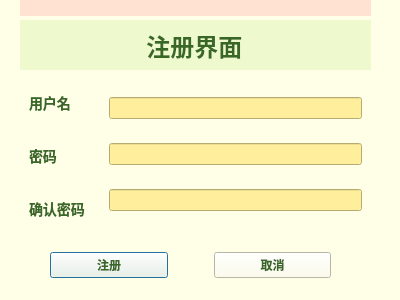
<?xml version="1.0" encoding="UTF-8"?>
<ui version="4.0">
 <class>RegisterDialog</class>
 <widget class="QDialog" name="RegisterDialog">
  <property name="geometry">
   <rect>
    <x>0</x>
    <y>0</y>
    <width>400</width>
    <height>300</height>
   </rect>
  </property>
  <property name="windowTitle">
   <string>Dialog</string>
  </property>
  <property name="styleSheet">
   <string notr="true">color:rgb(57, 103, 37);
background-color:rgb(255, 255, 232);
font:&quot;黑体&quot;</string>
  </property>
  <widget class="QWidget" name="widget_4" native="true">
   <property name="geometry">
    <rect>
     <x>50</x>
     <y>230</y>
     <width>281</width>
     <height>71</height>
    </rect>
   </property>
   <property name="styleSheet">
    <string notr="true"/>
   </property>
   <layout class="QHBoxLayout" name="horizontalLayout_2">
    <item>
     <widget class="QPushButton" name="btn_logup">
      <property name="styleSheet">
       <string notr="true">background-color:rgb(255, 255, 232);
font:bold 12px;</string>
      </property>
      <property name="text">
       <string>注册</string>
      </property>
     </widget>
    </item>
    <item>
     <spacer name="horizontalSpacer">
      <property name="orientation">
       <enum>Qt::Horizontal</enum>
      </property>
      <property name="sizeType">
       <enum>QSizePolicy::Fixed</enum>
      </property>
      <property name="sizeHint" stdset="0">
       <size>
        <width>40</width>
        <height>20</height>
       </size>
      </property>
     </spacer>
    </item>
    <item>
     <widget class="QPushButton" name="btn_cancel">
      <property name="styleSheet">
       <string notr="true">background-color:rgb(255, 255, 232);
font:bold 12px;</string>
      </property>
      <property name="text">
       <string>取消</string>
      </property>
     </widget>
    </item>
   </layout>
  </widget>
  <widget class="QLabel" name="label">
   <property name="geometry">
    <rect>
     <x>20</x>
     <y>20</y>
     <width>351</width>
     <height>51</height>
    </rect>
   </property>
   <property name="font">
    <font>
     <pointsize>-1</pointsize>
     <italic>false</italic>
     <bold>true</bold>
    </font>
   </property>
   <property name="styleSheet">
    <string notr="true">background-color:rgb(238, 249, 205); 
color: rgb(57, 103, 37);
font:bold 24px ;</string>
   </property>
   <property name="text">
    <string>                   注册界面</string>
   </property>
  </widget>
  <widget class="QWidget" name="widget_3" native="true">
   <property name="geometry">
    <rect>
     <x>20</x>
     <y>70</y>
     <width>351</width>
     <height>171</height>
    </rect>
   </property>
   <layout class="QHBoxLayout" name="horizontalLayout">
    <item>
     <widget class="QWidget" name="widget_2" native="true">
      <property name="styleSheet">
       <string notr="true">font:bold 14px</string>
      </property>
      <layout class="QVBoxLayout" name="verticalLayout_2">
       <item>
        <widget class="QLabel" name="label_username">
         <property name="text">
          <string>用户名</string>
         </property>
        </widget>
       </item>
       <item>
        <widget class="QLabel" name="label_password">
         <property name="styleSheet">
          <string notr="true"/>
         </property>
         <property name="text">
          <string>密码</string>
         </property>
        </widget>
       </item>
       <item>
        <widget class="QLabel" name="label_ensure">
         <property name="text">
          <string>确认密码</string>
         </property>
        </widget>
       </item>
      </layout>
     </widget>
    </item>
    <item>
     <widget class="QWidget" name="widget" native="true">
      <layout class="QVBoxLayout" name="verticalLayout">
       <item>
        <widget class="QLineEdit" name="username">
         <property name="styleSheet">
          <string notr="true">background-color:rgb(255, 239, 157)</string>
         </property>
        </widget>
       </item>
       <item>
        <widget class="QLineEdit" name="password">
         <property name="styleSheet">
          <string notr="true">background-color:rgb(255, 239, 157)</string>
         </property>
         <property name="echoMode">
          <enum>QLineEdit::Password</enum>
         </property>
        </widget>
       </item>
       <item>
        <widget class="QLineEdit" name="password_ensure">
         <property name="styleSheet">
          <string notr="true">background-color:rgb(255, 239, 157)</string>
         </property>
         <property name="echoMode">
          <enum>QLineEdit::Password</enum>
         </property>
        </widget>
       </item>
      </layout>
     </widget>
    </item>
   </layout>
  </widget>
  <widget class="QWidget" name="widget_5" native="true">
   <property name="geometry">
    <rect>
     <x>20</x>
     <y>0</y>
     <width>351</width>
     <height>16</height>
    </rect>
   </property>
   <property name="styleSheet">
    <string notr="true">background-color:rgb(255, 226, 209)</string>
   </property>
  </widget>
 </widget>
 <resources/>
 <connections/>
</ui>
